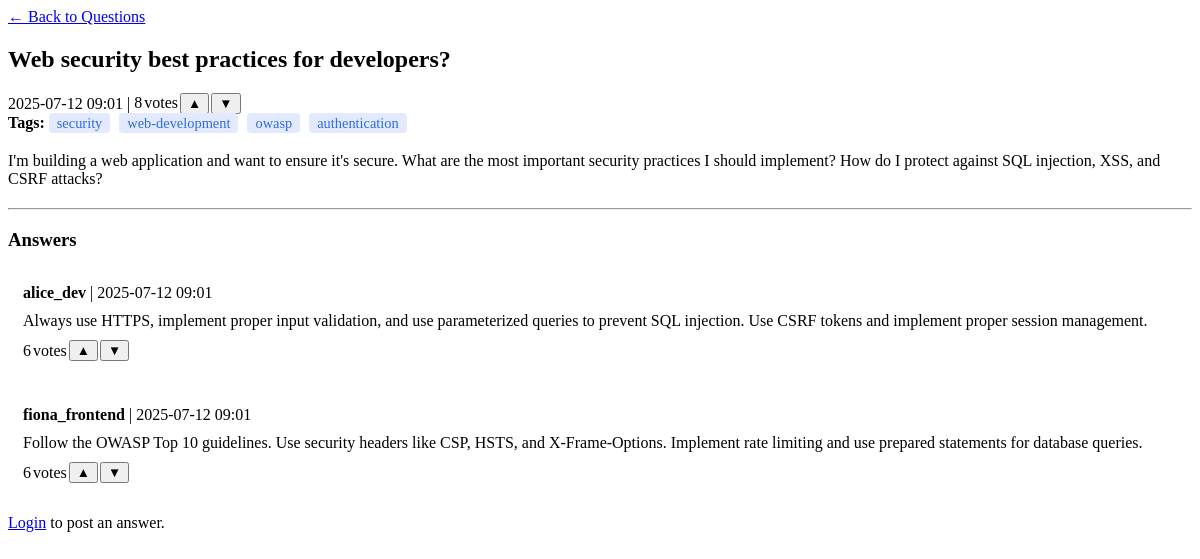
The page /questions/20/ on the database as committed earlier.
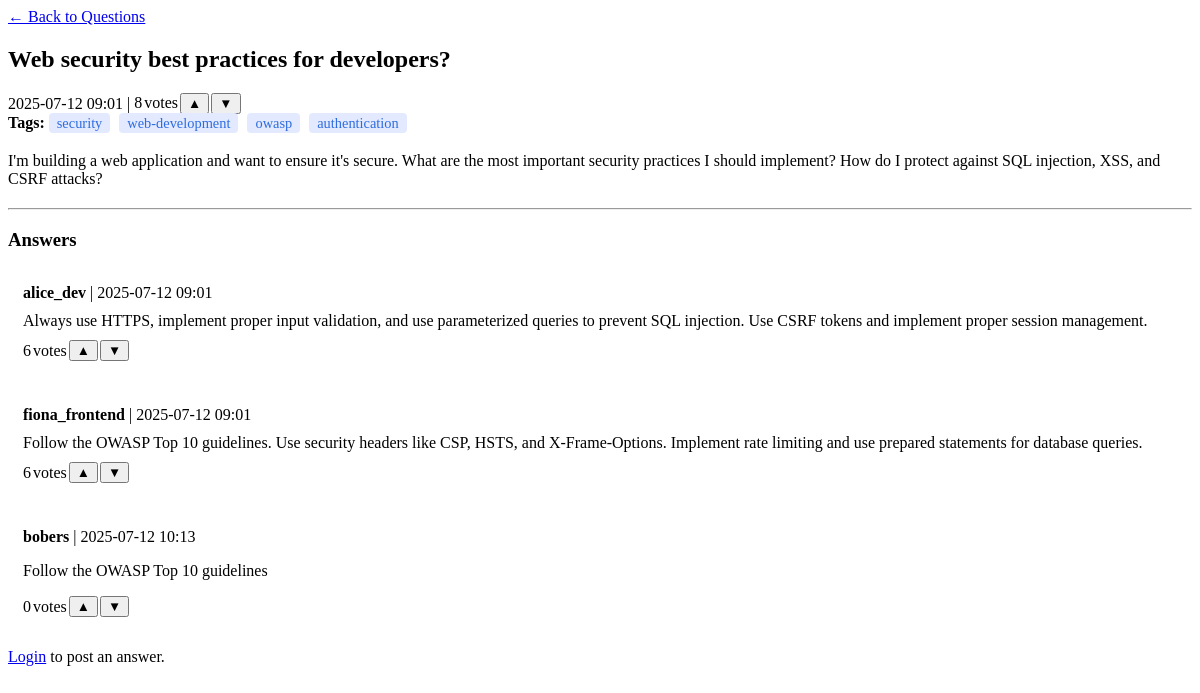
The same page on the database as committed later.
### questions/models.py (models this page shows, shortened)
class Answer(models.Model):
    question = models.ForeignKey(Question, related_name='answers', on_delete=models.CASCADE)
    author = models.ForeignKey(settings.AUTH_USER_MODEL, on_delete=models.CASCADE)
    description = models.TextField()  # HTML from rich text editor
    created_at = models.DateTimeField(auto_now_add=True)

### accounts/models.py (models this page shows)
class User(AbstractUser):
    ROLE_CHOICES = (
        ('user', 'User'),
        ('admin', 'Admin'),
    )
    role = models.CharField(max_length=10, choices=ROLE_CHOICES, default='user')
    is_banned = models.BooleanField(default=False)

### questions/views.py (the view, shortened to what this page needs)
# urls.py: path('<int:question_id>/', question_detail, name='question_detail'),
def question_detail(request, question_id):
    question = get_object_or_404(Question, id=question_id)
    answers = Answer.objects.filter(question=question).annotate(  # type: ignore
        upvotes=Sum('vote__value', filter=Q(vote__vote_type='answer', vote__value=1)),
        downvotes=Sum('vote__value', filter=Q(vote__vote_type='answer', vote__value=-1))
    ).order_by('-upvotes')
    question_upvotes = Vote.objects.filter(question=question, vote_type='question', value=1).count()  # type: ignore
    question_downvotes = Vote.objects.filter(question=question, vote_type='question', value=-1).count()  # type: ignore
    question_net_votes = question_upvotes - question_downvotes  # Subtract downvotes from upvotes
    for answer in answers:
        upvotes = answer.upvotes if answer.upvotes is not None else 0
        downvotes = abs(answer.downvotes) if answer.downvotes is not None else 0  # Use absolute value for downvotes
        answer.net_votes = upvotes - downvotes  # Subtract downvotes from upvotes
    tags_list = [t.strip() for t in question.tags.split(',') if t.strip()]
    answer_votes = {}
    return render(request, 'question_detail.html', {
        'question': question,
        'answers': answers,
        'question_net_votes': question_net_votes,
        'tags_list': tags_list,
        'answer_votes': answer_votes,
})

### templates/question_detail.html (shortened to what this page needs)
{% load static %}
{% load dict_get %}
<!DOCTYPE html>
<html>
<head>
</head>
<body>
    <a href="{% url 'landing' %}">← Back to Questions</a>
    <h2>{{ question.title }}</h2>
    <div>
        <span>{{ question.created_at|date:"Y-m-d H:i" }}</span> |
        <span class="vote-group" id="q-vote-group-{{ question.id }}">
            <span id="q-votes-{{ question.id }}">{{ question_net_votes|default:0 }}</span>
            <span>votes</span>
            {% if user.is_authenticated %}
                <button class="vote-btn" onclick="vote('question', {{ question.id }}, 1)">▲</button>
                <button class="vote-btn" onclick="vote('question', {{ question.id }}, -1)">▼</button>
            {% else %}
                <button class="vote-btn" onclick="window.location='{% url 'login' %}'">▲</button>
                <button class="vote-btn" onclick="window.location='{% url 'login' %}'">▼</button>
            {% endif %}
        </span>
    </div>
    <div>
        <strong>Tags:</strong>
        {% for tag in tags_list %}
    <span class="tag">{{ tag }}</span>
{% endfor %}
    </div>
    <div style="margin: 20px 0;">
        {{ question.description|safe }}
    </div>
    <hr>
    <h3>Answers</h3>
    {% for answer in answers %}
        <div class="answer-card" style="background:#fff; margin-bottom:15px; padding:15px; border-radius:6px;">
            <div>
                <span><strong>{{ answer.author.username }}</strong> | {{ answer.created_at|date:"Y-m-d H:i" }}</span>
            </div>
            <div style="margin:10px 0;">{{ answer.description|safe }}</div>
            <div>
                <span class="vote-group" id="a-vote-group-{{ answer.id }}">
                    <span id="a-votes-{{ answer.id }}">{{ answer.net_votes|default:0 }}</span>
                    <span>votes</span>
                    {% if user.is_authenticated %}
                        <button class="vote-btn {% if answer_votes|dict_get:answer.id == 1 %}voted-up{% endif %}" onclick="vote('answer', {{ answer.id }}, 1)">▲</button>
                        <button class="vote-btn {% if answer_votes|dict_get:answer.id == -1 %}voted-down{% endif %}" onclick="vote('answer', {{ answer.id }}, -1)">▼</button>
                    {% else %}
                        <button class="vote-btn" onclick="window.location='{% url 'login' %}'">▲</button>
                        <button class="vote-btn" onclick="window.location='{% url 'login' %}'">▼</button>
                    {% endif %}
                </span>
            </div>
        </div>
    {% empty %}
        <p>No answers yet.</p>
    {% endfor %}
    {% if user.is_authenticated %}
    <hr>
    <h4>Your Answer</h4>
    <form method="post">
        {% csrf_token %}
        <label for="answer-editor">Your Answer:</label><br>
        <textarea id="answer-editor" name="description"></textarea><br><br>
        <button type="submit">Post Answer</button>
    </form>
    {% else %}
        <p><a href="{% url 'login' %}">Login</a> to post an answer.</p>
    {% endif %}
</body>
</html>

Rows that differ between the two databases and show on the page:
added Answer: author.username "bobers", created_at "2025-07-12 10:13", description "Follow the OWASP Top 10 guidelines", net_votes "0"
